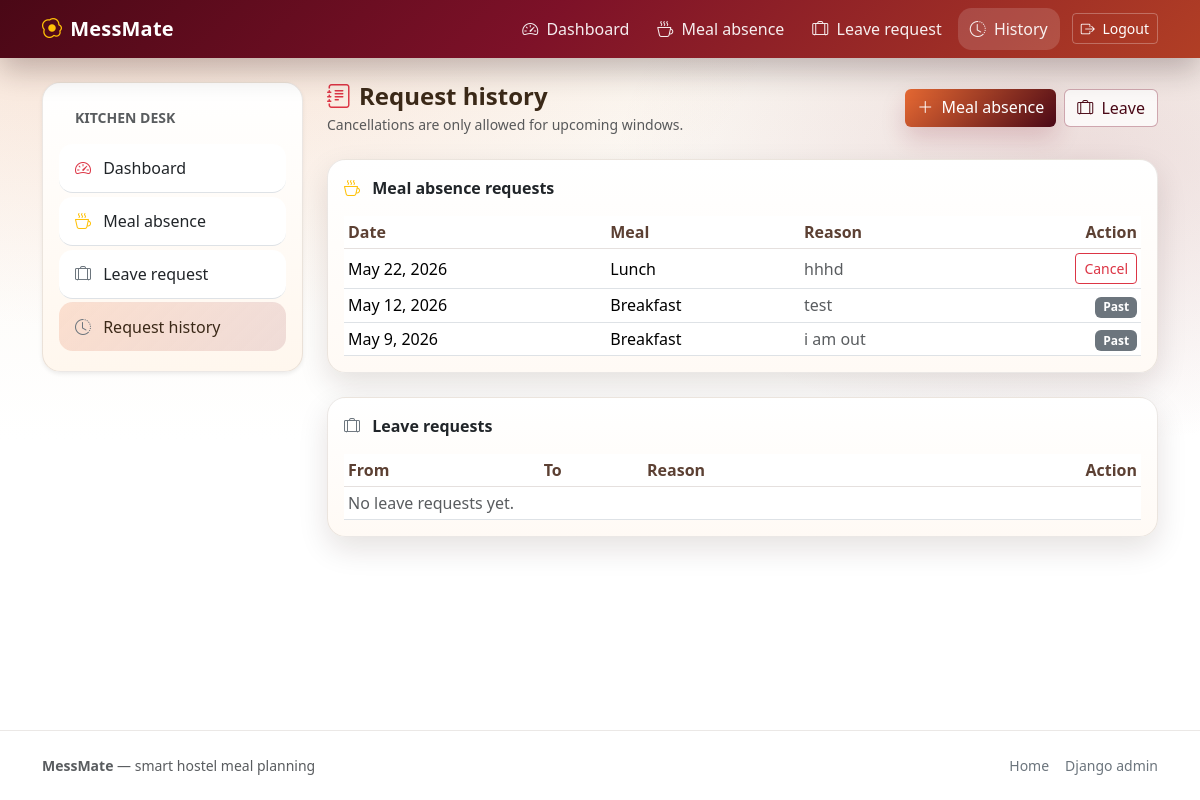
/requests/ (signed in), run on an earlier commit of the app's database.
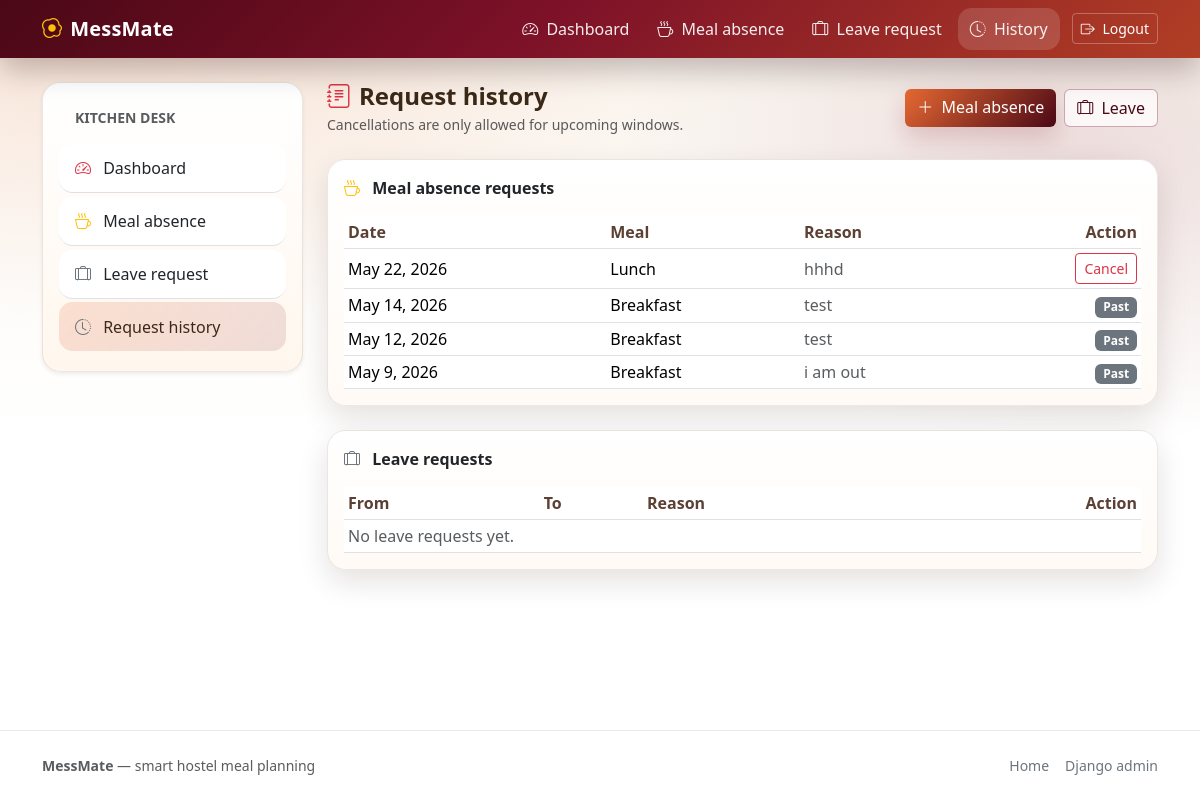
And on a later commit of the database.
### mess/models.py (models this page shows, shortened)
class MealAbsence(models.Model):
    class MealType(models.TextChoices):
        BREAKFAST = "BREAKFAST", "Breakfast"
        LUNCH = "LUNCH", "Lunch"
        DINNER = "DINNER", "Dinner"
    student = models.ForeignKey(
        StudentProfile,
        on_delete=models.CASCADE,
        related_name="meal_absences",
    )
    date = models.DateField()
    meal_type = models.CharField(max_length=10, choices=MealType.choices)
    reason = models.TextField(blank=True)
    created_at = models.DateTimeField(auto_now_add=True)
    is_seen = models.BooleanField(default=False)
    class Meta:
        constraints = [
            models.UniqueConstraint(
                fields=["student", "date", "meal_type"],
                name="unique_meal_absence_per_day",
            )
        ]
        ordering = ["-date", "-created_at"]

### mess/views.py (the view)
# urls.py: path("requests/", views.request_history, name="request_history"),
@login_required
def request_history(request):
    profile = _get_student_profile(request.user)
    if profile is None:
        messages.error(request, "Student profile not found.")
        return redirect("home")
    today = _today()
    meal_absences = MealAbsence.objects.filter(student=profile)
    leave_requests = LeaveRequest.objects.filter(student=profile)
    return render(
        request,
        "mess/request_history.html",
        {
            "today": today,
            "meal_absences": meal_absences,
            "leave_requests": leave_requests,
        },
    )

### mess/context_processors.py (called while the page is built)
def mess_notifications(request):
    ctx = {"unseen_meal_count": 0, "unseen_leave_count": 0}
    user = getattr(request, "user", None)
    if user is None or not user.is_authenticated or not user.is_staff:
        return ctx
    ctx["unseen_meal_count"] = MealAbsence.objects.filter(is_seen=False).count()
    ctx["unseen_leave_count"] = LeaveRequest.objects.filter(is_seen=False).count()
    return ctx

### mess/views.py (called while the page is built)
def _get_student_profile(user: StudentUser) -> StudentProfile | None:
    try:
        return user.profile
    except StudentProfile.DoesNotExist:
        return None

def _today() -> date:
    return timezone.localdate()

### templates/mess/request_history.html (shortened to what this page needs)
{% extends 'base.html' %}
{% block content %}
  <div class="d-flex flex-wrap gap-2 align-items-center justify-content-between mb-4">
    <div>
      <div class="h4 fw-semibold mb-1 d-flex align-items-center gap-2">
        <i class="bi bi-journal-text text-danger"></i> Request history
      </div>
      <div class="text-muted small">Cancellations are only allowed for upcoming windows.</div>
    </div>
    <div class="d-flex flex-wrap gap-2">
      <a class="btn btn-mess-primary" href="{% url 'meal_absence_create' %}"><i class="bi bi-plus-lg me-1"></i> Meal absence</a>
      <a class="btn btn-outline-mess" href="{% url 'leave_request_create' %}"><i class="bi bi-suitcase-lg me-1"></i> Leave</a>
    </div>
  </div>
  <div class="card card-mess mb-4">
    <div class="card-body">
      <div class="fw-semibold mb-3"><i class="bi bi-cup-hot me-2 text-warning"></i> Meal absence requests</div>
      <div class="table-responsive">
        <table class="table table-sm align-middle table-mess mb-0">
          <thead>
            <tr>
              <th>Date</th>
              <th>Meal</th>
              <th>Reason</th>
              <th class="text-end">Action</th>
            </tr>
          </thead>
          <tbody>
            {% for a in meal_absences %}
              <tr>
                <td>{{ a.date }}</td>
                <td>{{ a.get_meal_type_display }}</td>
                <td class="text-muted">{{ a.reason|default:"—" }}</td>
                <td class="text-end">
                  {% if a.date >= today %}
                    <form class="d-inline" method="post" action="{% url 'cancel_meal_absence' a.id %}">
                      <button class="btn btn-sm btn-outline-danger" type="submit">Cancel</button>
                    </form>
                  {% else %}
                    <span class="badge text-bg-secondary">Past</span>
                  {% endif %}
                </td>
              </tr>
            {% empty %}
              <tr><td colspan="4" class="text-muted">No meal absence requests yet.</td></tr>
            {% endfor %}
          </tbody>
        </table>
      </div>
    </div>
  </div>
  <div class="card card-mess">
    <div class="card-body">
      <div class="fw-semibold mb-3"><i class="bi bi-suitcase-lg me-2 text-secondary"></i> Leave requests</div>
      <div class="table-responsive">
        <table class="table table-sm align-middle table-mess mb-0">
          <thead>
            <tr>
              <th>From</th>
              <th>To</th>
              <th>Reason</th>
              <th class="text-end">Action</th>
            </tr>
          </thead>
          <tbody>
            {% for l in leave_requests %}
              <tr>
                <td>{{ l.from_date }}</td>
                <td>{{ l.to_date }}</td>
                <td class="text-muted">{{ l.reason|default:"—" }}</td>
                <td class="text-end">
                  {% if l.to_date >= today %}
                    <form class="d-inline" method="post" action="{% url 'cancel_leave_request' l.id %}">
                      {% csrf_token %}
                      <button class="btn btn-sm btn-outline-danger" type="submit">Cancel</button>
                    </form>
                  {% else %}
                    <span class="badge text-bg-secondary">Past</span>
                  {% endif %}
                </td>
              </tr>
            {% empty %}
              <tr><td colspan="4" class="text-muted">No leave requests yet.</td></tr>
            {% endfor %}
          </tbody>
        </table>
      </div>
    </div>
  </div>
{% endblock %}

What changed in the data, as far as the page shows it:
added MealAbsence: date "May 14, 2026", meal_type "Breakfast", reason "test", shows "Past"
